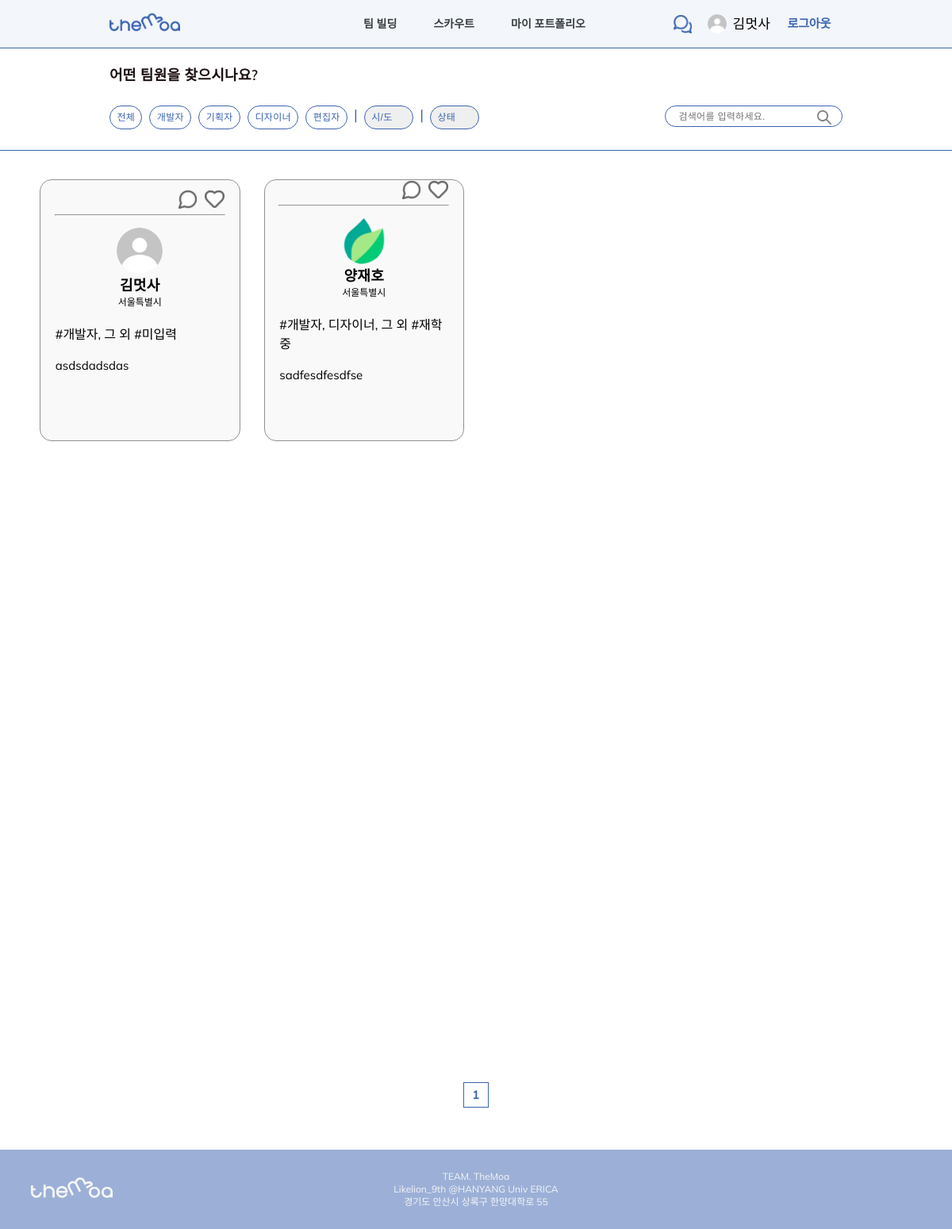
/scout/Developer (signed in), run on the app's committed database.
### users/models.py (models this page shows)
class User(AbstractUser):
    image = models.ImageField(default="image/users/none/profile_default.png", upload_to="image/users" , blank=True, null=False)
    name = models.CharField(default='', max_length=300)
    birth_date = models.DateField(default=timezone.now)
    address_sido = models.CharField(default='', choices=LOCATE_CHOICES, max_length=200)
    address_gungu = models.CharField(default='', max_length=200)
    career = models.CharField(default='0', max_length=200, choices=CAREER_CHOICES)
    state = models.CharField(default='', blank=True, null=False, max_length=200, choices=STATE_CHOICES)
    role = MultiSelectField(default='Etc', choices=ROLE_CHOICES, max_choices=4, max_length=200)
    intro = models.TextField(default="", blank=True, null=False)

### scout/views.py (the view)
# urls.py: path('<str:input_role>', user_search, name='user_search'),
def user_search(request, input_role):
    current_user = None
    if request.user.id:
        current_user = User.objects.get(pk=request.user.id)
    results = User.objects.filter(Q(role__icontains=input_role)).order_by('-id')
    max_index = len(results) / LIST_RANGE
    paginator = Paginator(results, LIST_RANGE)
    page = request.GET.get('page')
    users = paginator.get_page(page)
    current_page = int(page) if page else 1
    start_index = int((current_page - 1) / PAGE_RANGE) * PAGE_RANGE
    end_index = start_index + PAGE_RANGE
    if end_index >= max_index:
        end_index = max_index
    page_range = []
    for index in range(int(start_index), int(end_index) + 1):
        page_range.append(index + 1)
    context = {
        'current_user':current_user,
        'users':users,
        'page_range':page_range,
    }
    return render(request, 'scout/user_search.html', context)

### templates/scout/user_search.html (shortened to what this page needs)
{% extends 'scout/user.html' %}
    {% block extrahead %}
    {% load static %}
        <link rel="stylesheet" href="{% static 'css/base.css' %}">
        <link rel="stylesheet" href="{% static 'css/team_build/team_build.css' %}">
        <link rel="stylesheet" href="{% static 'css/scout/user.css' %}">
    {% endblock %}
    {% block users %}
        {% for user_instance in users %}
        <div class="user-card" onclick="location.href='/portfolio/{{user_instance.id}}'">
            <div class="card-nav">
                <a href="{% url 'chat:create_chat_room' user.id user_instance.id %}">
                    <div class="chat" style="background-image: url('../../static/img/scout/chat.png');"></div>
                </a>
                <a href="{% if user.is_authenticated %} {% url 'scout:user_like' user_instance.id %} {% else %} {% url 'users:login' %} {% endif %}">
                    <div class="wish" style="background-image: url('../../static/img/scout/like.png');"></div>
                </a>
            </div>
            <hr>
            <img class="user-img" src="../../media/{{user_instance.image}}" alt="프로필 사진">
            <div class="user-name">
                {{user_instance.name}}
            </div>
            <div class="user-address">
                {{user_instance.get_address_sido_display}}
            </div>
            <div class="card-content">
                <p class="user-info">
                    <br>
                    #{{user_instance.get_role_display}} #{{user_instance.get_state_display}}
                    <br><br>
                </p>
                <div class="user-intro">
                    {{user_instance.intro}}
                </div>
            </div>
        </div>
        {% endfor %}
    {% endblock %}

### templates/base.html (shortened to what this page needs)
<!DOCTYPE html>
<html lang="en">
<head>
    {% load static %}
    <link rel="stylesheet" href="../../../static/css/base.css">
    {% block extrahead %}
    {% endblock %}
</head>
<body>
    <header>
        <nav class="nav-container">
            <ul class="nav-wrapper">
                <li class="logo">
                    <a href="{% url 'main:main' %}">
                        <div class="logo-img" style="background-image: url('../../../static/img/logo.png');"></div>
                    </a>
                </li>
                <li class="url-container">
                    <a href="{% url 'team_build:team_build' %}">팀 빌딩</a>
                    <a href="{% url 'scout:user' %}">스카우트</a>
                    <a href="{% if user.is_authenticated %} {% url 'mypf:profile' user.id %} {% else %} {% url 'users:login' %} {% endif %}">마이 포트폴리오</a>
                </li>
                <li class="{% if user.is_authenticated %} user-container {% endif %}">
                    <a href="{% if user.is_authenticated %} {% if user.is_authenticated %} {% url 'chat:index' %} {% else %} {% url 'users:login' %} {% endif %} {% else %} {% url 'users:login' %} {% endif %}">
                        {% if user.is_anonymous %}
                        <div class="chat-img anonymous"></div>
                        {% else %}
                        <div class="chat-img"></div>
                        {% endif %}
                    </a>
                    {% if user.is_authenticated %}
                    <div class="profile-img"></div>
                    <a class="user-name"href="{% url 'mypage:mypage' user.id %}">{{user.name}}</a>
                    <a class="logout" href="{% url 'users:logout' %}">로그아웃</a>
                    {% else %}
                    <a class="btn login" href="{% url 'users:login' %}">로그인</a>
                    <a class="btn signup" href="{% url 'users:signup' %}">회원가입</a>
                    {% endif %}
                </li>
            </ul>
        </nav>
    </header>
    {% block content %}
    {% endblock %}
    <footer>
        <div>
            <div class="footer-img" style="background-image: url('../../../static/img/footer_logo.png');"></div>
        </div>
        <div>
            <p>TEAM. TheMoa <br>
                Likelion_9th @HANYANG Univ ERICA <br>
                경기도 안산시 상록구 한양대학로 55</p>
        </div>
    </footer>
</body>
</html>

### static/css/base.css (style rules this page uses)
body, html { margin: 0; padding : 0; font-family: 'Mulish', sans-serif; }
a { text-decoration: none; }
.nav-container { display: flex; align-items: center; justify-content: center; background-color: #F3F6FA; width: 100%; height: 60px; }
.logo { float: left; }
.logo-img { width: 116px; height: 32px; background-repeat: no-repeat; background-size: contain; }
.nav-wrapper { display: flex; align-items: center; justify-content: space-between; width: 77vw; height: 42px; padding: 0; margin: 0; list-style-type: none; }
.url-container { display: flex; justify-content: space-between; width: 280px; margin: 0 0 0 10%; }
.url-container > a { overflow: hidden; text-overflow: ellipsis; display: -webkit-box; -webkit-line-clamp: 1; -webkit-box-orient: vertical; word-wrap: break-word; color: #373F41; font-weight: 600; font-size: 14px; line-height: 18px; }
.user-container { width: 23%; display: flex; align-items: center; }
.chat-img { width: 23px; height: 23px; margin-right: 20px; background-image: url('../img/nav_chat.png'); background-repeat: no-repeat; background-size: cover; }
.profile-img { width: 24px; height: 24px; margin-right: 7px; border-radius: 50%; background-repeat: no-repeat; background-size: cover; }
.user-container > .user-name { overflow: hidden; text-overflow: ellipsis; display: -webkit-box; -webkit-line-clamp: 1; -webkit-box-orient: vertical; word-wrap: break-word; color: #000000; font-weight: normal; font-size: 17px; line-height: 40px; }
.user-container > .logout { margin-left: 10%; font-weight: bold; font-size: 15px; line-height: 18px; letter-spacing: -0.01em; color: #3C64B1; }
footer { display: flex; align-items: center; width: 100%; height: 100px; background: #9CB0D7; }
footer > div { display: flex; align-items: center; justify-content: center; float: left; height: 100%; text-align: center; }
footer > div:first-child { width: 15%; }
footer > div:nth-child(2) { width: 70%; font-size: 12px; line-height: 16px; color: #F5F5F5; }
.footer-img { margin: auto; width: 103px; height: 29px; background-size: contain; background-repeat: no-repeat; }

### static/css/team_build/team_build.css (style rules this page uses)
* { margin: 0; padding: 0; }
.logo-img { background-image: url('../../img/logo.png'); }

### static/css/scout/user.css (style rules this page uses)
.logo-img { background-image: url('../../img/logo.png'); }
.user-card { display: flex; flex-direction: column; justify-content: center; align-items: center; background-color: #F9F9F9; border: 1px solid #919191; box-sizing: border-box; border-radius: 15px; cursor: pointer; }
.card-nav { display: flex; justify-content: flex-end; width: 85%; }
.chat { background-size: contain; background-repeat: no-repeat; width: 23px; height: 23px; margin-right: 10px; }
.wish { background-size: contain; background-repeat: no-repeat; width: 25px; height: 25px; }
.user-card > hr { width: 85%; height: 0; background-color: #919191; margin-top: 5px; margin-bottom: 15px; }
.card-content { width: 85%; }
.user-img { width: 58px; height: 58px; border-radius: 50%; object-fit: cover; }
.user-name { font-weight: 700; font-size: 18px; letter-spacing: 0.3px; color: #000000; }
.user-address { font-size: 12px; }
.user-intro { height: 90px; font-size: 15px; line-height: 18px; overflow: hidden; text-overflow: ellipsis; display: -webkit-box; -webkit-line-clamp: 5; -webkit-box-orient: vertical; word-wrap: break-word; }

### data on the page
User: name "김멋사", image (placeholder picture), address_sido "서울특별시", role "개발자, 그 외", state "미입력", intro "asdsdadsdas"
User: image (picture), name "양재호", address_sido "서울특별시", role "개발자, 디자이너, 그 외", state "재학중", intro "sadfesdfesdfse"

### other printed values
{{ page }} "1"
